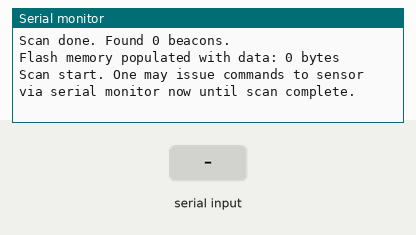
Recording of a sketch running on a simulated ESP32. Parts: the last lines printed to the serial monitor. Inputs (shaded band) come from the test bench. Storage starts empty; nothing arrives over Bluetooth unless stated.

Above: at 18.0 s.
18.1 s: "read\n" received over Serial
At 20.7 s:
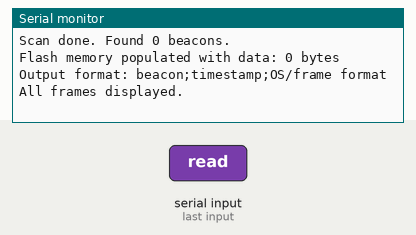
28.1 s: "log\n" received over Serial
At 34.6 s:
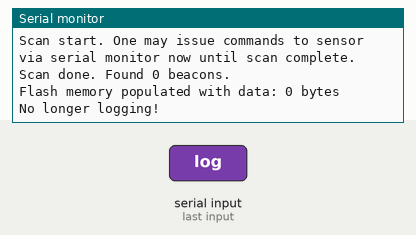
38.1 s: "log\n" received over Serial
At 38.9 s:
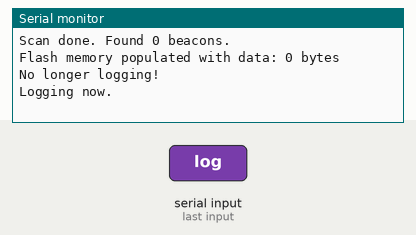

Measured:
- after the input at 18.1 s, the serial monitor: prints a new line after 2.0 s (image 1)
- after the input at 28.1 s, the serial monitor: prints a new line after 6.0 s (image 2)
- after the input at 38.1 s, the serial monitor: prints a new line at once (image 3)

The sketch:

BLE_catcher.ino
```cpp
#include <BLEDevice.h>
#include <BLEUtils.h>
#include <BLEScan.h>
#include <BLEAdvertisedDevice.h>
#include <SPIFFS.h>

#include <sstream>
#include <iostream>
#include <iomanip>
#include <vector>

using namespace std;

const int scanTime = 5; // scan for 'scanTime' seconds
const uint64_t sleepTime = 24; // pausing scan for 'sleepTime'+1 seconds
BLEScan* pBLEScan;
bool scan = true;
const char * beaconFile = "/beacons.txt";
vector<uint8_t> beaconBuf;
const int bufSize = 920; // 920 bytes of space for 40 beacons (+3 bytes of metadata each) within one scan interval


void appendBeaconToBuffer(uint8_t* beacon, size_t beaconLen, uint8_t* metadata, size_t metadataLen);


class MyAdvertisedDeviceCallbacks: public BLEAdvertisedDeviceCallbacks {
  void onResult(BLEAdvertisedDevice advertisedDevice) {
    if (advertisedDevice.haveServiceUUID() && advertisedDevice.getServiceUUID().equals(BLEUUID((uint16_t) 0xfd6f))) {

      // payload of BLE frame
      uint8_t* payload = advertisedDevice.getPayload();
      size_t len = advertisedDevice.getPayloadLength();

      // metadata
      uint64_t currentTime = esp_timer_get_time() / 1000000;

      // encoding: 01(64) = Android, 10(128) = iOS, 11(192) = header as expected, but payload length differs, 00(0) = unexpected format
      uint8_t formatInfo = 0;
      if ((unsigned int) payload[0] == 3) { // Android (lacks flag section)
        formatInfo = (len == 28) ? 64 : 192;
      } else if ((unsigned int) payload[0] == 2) { // iOS
        formatInfo = (len == 31) ? 128 : 192;
      }

      // 22 bits can represent 48 days as seconds, use 2 most significant bits of 3-byte metadata to encode information about BLE frame format
      uint8_t metadata[] = {(currentTime >> 16) + formatInfo, (currentTime >> 8), currentTime};

      if (len >= 20) {
        appendBeaconToBuffer(payload + (len - 20), 20, metadata, sizeof(metadata));
      } else {
        uint8_t defaultBeacon[20] = { 0 };
        defaultBeacon[0] = (uint8_t) len;
        appendBeaconToBuffer(defaultBeacon, 20, metadata, sizeof(metadata));
      }

      /**********
      // enable to print information on the recorded beacon to serial monitor
      std::stringstream stream;
      stream << std::hex << std::setfill('0');
      for (size_t i = len - 20; i < len; i++) {
        stream << std::hex << std::setw(2) << (unsigned int) payload[i];
      }
      std::string beacon = stream.str();
      cout << "Logged beacon: " << beacon.c_str() << ";" << currentTime << ";" << +os << endl;
      **********/
    }
  }
};

void setup() {
  Serial.begin(115200);
  Serial.println("---------------Commands:---------------");
  Serial.println("read - reading the catched frames log file.");
  Serial.println("log - stop/start logging of catched frames. Started on default.");
  Serial.println("---------------------------------------");

  BLEDevice::init("");
  pBLEScan = BLEDevice::getScan();
  pBLEScan->setAdvertisedDeviceCallbacks(new MyAdvertisedDeviceCallbacks());
  pBLEScan->setActiveScan(false);
  pBLEScan->setInterval(100);
  pBLEScan->setWindow(99);  // less or equal setInterval value

  // setup flash memory and a file to store collected beacons
  // needs to be set to true when first running this code on the sensor
  if (!SPIFFS.begin(false)) {
    Serial.println("Error while initializing SPIFFS!");
    while (true) {}
  }

  if (!SPIFFS.exists(beaconFile)) {
     createFile(SPIFFS, beaconFile);
  }

  beaconBuf.reserve(bufSize);
}

void loop() {
  if (scan) {
    // sleep before scanning, to avoid potential faults while storing, press reset button before disconnecting from USB
    esp_sleep_enable_timer_wakeup(sleepTime * 1000000ULL);
    esp_light_sleep_start();

    cout << "Scan start. One may issue commands to sensor via serial monitor now until scan complete." << endl;
    BLEScanResults foundDevices = pBLEScan->start(scanTime, false);
    pBLEScan->clearResults();

    cout << "Scan done. Found " << beaconBuf.size() / 23 << " beacons."<< endl;
    writeBeaconsToFile();
  }

  if (Serial.available()) {
    String input = Serial.readStringUntil('\n');
    if (input.equals("read")) {
        Serial.println("Output format: beacon;timestamp;OS/frame format");
        readFile(SPIFFS, beaconFile);
        Serial.println("All frames displayed.");
    }
    else if (input.equals("log")){
      if (scan) {
        Serial.println("No longer logging!");
        scan = false;
      }
      else {
        Serial.println("Logging now.");
        scan = true;
      }
    }
  }
  delay(1000);
}

void appendBeaconToBuffer(uint8_t* beacon, size_t beaconLen, uint8_t* metadata, size_t metadataLen) {
  for (size_t i = 0; i < beaconLen; i++) {
    beaconBuf.push_back(beacon[i]);
  }
  for (size_t j = 0; j < metadataLen; j++) {
    beaconBuf.push_back(metadata[j]);
  }
}

void writeBeaconsToFile() {
  // SPIFFS seems to write in pages of 251 bytes length
  if (SPIFFS.totalBytes() - SPIFFS.usedBytes() > beaconBuf.size()) {
    File file = SPIFFS.open(beaconFile, FILE_APPEND);
    if (file) {
      for (vector<uint8_t>::iterator it = beaconBuf.begin(); it != beaconBuf.end(); it++) {
        file.write(*it);
      }
    }
    file.close();
    beaconBuf.clear();
    cout << "Flash memory populated with data: " << SPIFFS.usedBytes() << " bytes" << endl;
  } else {
    scan = false;
  }
}

void createFile(fs::FS &fs, const char * path) {
  File file = SPIFFS.open(path, FILE_WRITE);
  file.close();
  Serial.println("BLE frames log file has been generated.");
}

void readFile(fs::FS &fs, const char * path) {
  File file = SPIFFS.open(path, FILE_READ);
  while (file.available()) {
    uint8_t beacon[20];
    uint8_t metadata[3];
    file.read(beacon, sizeof(beacon));
    file.read(metadata, sizeof(metadata));

    std::stringstream stream;
    stream << std::hex << std::setfill('0');
    for (size_t i = 0; i < sizeof(beacon); i++) {
      stream << std::hex << std::setw(2) << (unsigned int) beacon[i];
    }

    std::string formatInfo = "unexpected";
    if (metadata[0] >= 192) {
      metadata[0] -= 192;
      formatInfo = "length mismatch";
    } else if (metadata[0] >= 128) {
      metadata[0] -= 128;
      formatInfo = "iOS";
    } else if (metadata[0] >= 64) {
      metadata[0] -= 64;
      formatInfo = "Android";
    }

    uint32_t currentTime = (uint32_t) metadata[0] << 16 | (uint16_t) metadata[1] << 8 | metadata[2];
    cout << stream.str() << ";" << currentTime << ";" << formatInfo << endl;
  }
  file.close();
}
```
